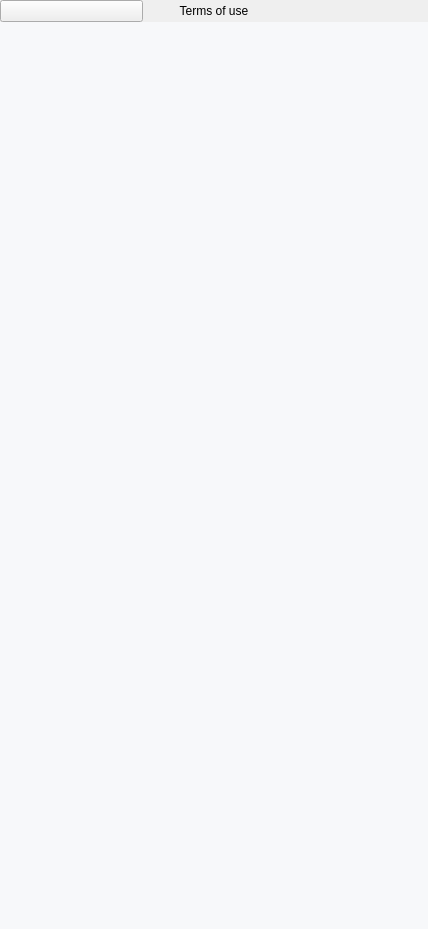
<?xml version="1.0" encoding="UTF-8"?>
<ui version="4.0">
 <class>DocumentPopup</class>
 <widget class="QWidget" name="DocumentPopup">
  <property name="geometry">
   <rect>
    <x>0</x>
    <y>0</y>
    <width>428</width>
    <height>929</height>
   </rect>
  </property>
  <property name="windowTitle">
   <string>Form</string>
  </property>
  <layout class="QVBoxLayout" name="verticalLayout_2">
   <property name="spacing">
    <number>0</number>
   </property>
   <property name="leftMargin">
    <number>0</number>
   </property>
   <property name="topMargin">
    <number>0</number>
   </property>
   <property name="rightMargin">
    <number>0</number>
   </property>
   <property name="bottomMargin">
    <number>0</number>
   </property>
   <item>
    <widget class="DapGuiWidget" name="Background">
     <property name="cssStyle">
      <string>backgroundcolor</string>
     </property>
     <layout class="QHBoxLayout" name="horizontalLayout_2">
      <property name="spacing">
       <number>0</number>
      </property>
      <property name="leftMargin">
       <number>0</number>
      </property>
      <property name="topMargin">
       <number>0</number>
      </property>
      <property name="rightMargin">
       <number>0</number>
      </property>
      <property name="bottomMargin">
       <number>0</number>
      </property>
      <item>
       <widget class="DapGuiWidget" name="MainWidget">
        <property name="cssStyle">
         <string>base-widget</string>
        </property>
        <layout class="QVBoxLayout" name="verticalLayout">
         <property name="spacing">
          <number>0</number>
         </property>
         <property name="leftMargin">
          <number>0</number>
         </property>
         <property name="topMargin">
          <number>0</number>
         </property>
         <property name="rightMargin">
          <number>0</number>
         </property>
         <property name="bottomMargin">
          <number>0</number>
         </property>
         <item>
          <widget class="DapGuiWidget" name="kelGuiWidget_3">
           <property name="cssStyle">
            <string>docpop-top-spacer</string>
           </property>
          </widget>
         </item>
         <item>
          <layout class="QHBoxLayout" name="horizontalLayout_3">
           <item>
            <widget class="DapGuiPushButton" name="btnReturn">
             <property name="style">
              <enum>DapGuiPushButton::Custom</enum>
             </property>
             <property name="custom">
              <url>
               <string>qrc:/gui/ui/asset/ic_close.png</string>
              </url>
             </property>
             <property name="customHover">
              <url>
               <string>qrc:/gui/ui/asset/ic_close.png</string>
              </url>
             </property>
             <property name="customPushed">
              <url>
               <string>qrc:/gui/ui/asset/ic_close.png</string>
              </url>
             </property>
             <property name="cssStyle" stdset="0">
              <string>cwb_close-btn</string>
             </property>
            </widget>
           </item>
           <item>
            <widget class="DapGuiLabel" name="label">
             <property name="text">
              <string>Terms of use</string>
             </property>
             <property name="alignment">
              <set>Qt::AlignCenter</set>
             </property>
             <property name="cssStyle">
              <string>docpop-title-text font24 darkblue lato normalbold noborder nobackground</string>
             </property>
            </widget>
           </item>
           <item>
            <widget class="DapGuiWidget" name="kelGuiWidget">
             <property name="cssStyle">
              <string>cwb_close-btn</string>
             </property>
            </widget>
           </item>
          </layout>
         </item>
         <item>
          <widget class="DapGuiWidget" name="kelGuiWidget_2">
           <property name="cssStyle">
            <string>docpop-top-content-spacer</string>
           </property>
          </widget>
         </item>
         <item>
          <widget class="QScrollArea" name="scrollArea">
           <property name="styleSheet">
            <string notr="true">background-color: rgba(0,0,0,0);</string>
           </property>
           <property name="frameShape">
            <enum>QFrame::NoFrame</enum>
           </property>
           <property name="verticalScrollBarPolicy">
            <enum>Qt::ScrollBarAlwaysOff</enum>
           </property>
           <property name="horizontalScrollBarPolicy">
            <enum>Qt::ScrollBarAlwaysOff</enum>
           </property>
           <property name="widgetResizable">
            <bool>true</bool>
           </property>
           <widget class="DapGuiWidget" name="scrollAreaWidgetContents">
            <property name="geometry">
             <rect>
              <x>0</x>
              <y>0</y>
              <width>390</width>
              <height>789</height>
             </rect>
            </property>
            <property name="styleSheet">
             <string notr="true">#scrollAreaWidgetContents{ 	background-color: #f7f8fa; }</string>
            </property>
            <property name="cssStyle">
             <string>backgroundcolor</string>
            </property>
           </widget>
          </widget>
         </item>
        </layout>
       </widget>
      </item>
     </layout>
    </widget>
   </item>
  </layout>
 </widget>
 <customwidgets>
  <customwidget>
   <class>DapGuiPushButton</class>
   <extends>QPushButton</extends>
   <header>dapguipushbutton.h</header>
  </customwidget>
  <customwidget>
   <class>DapGuiLabel</class>
   <extends>QLabel</extends>
   <header>dapguilabel.h</header>
  </customwidget>
  <customwidget>
   <class>DapGuiWidget</class>
   <extends>QWidget</extends>
   <header>dapguiwidget.h</header>
   <container>1</container>
  </customwidget>
 </customwidgets>
 <resources/>
 <connections/>
</ui>
